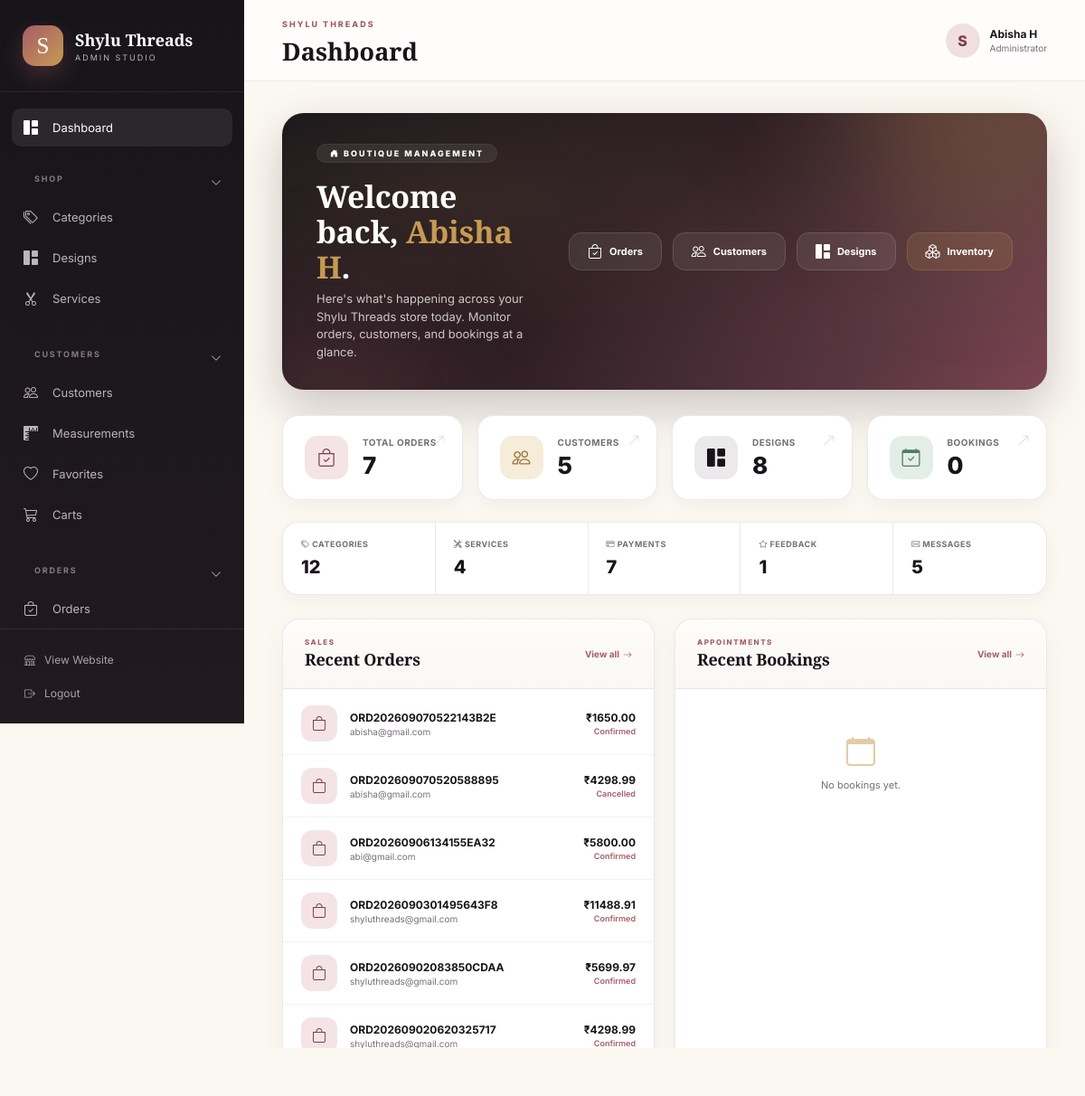
The app's page /custom-admin/ (signed in) with its own data.
### app/models.py (models this page shows, shortened)
class Order(models.Model):
    class OrderStatus(models.TextChoices):
        PENDING = "PENDING", "Pending"
        CONFIRMED = "CONFIRMED", "Confirmed"
        PROCESSING = "PROCESSING", "Processing"
        STITCHING = "STITCHING", "Stitching"
        READY = "READY", "Ready"
        SHIPPED = "SHIPPED", "Shipped"
        DELIVERED = "DELIVERED", "Delivered"
        CANCELLED = "CANCELLED", "Cancelled"
    class PaymentStatus(models.TextChoices):
        PENDING = "PENDING", "Pending"
        PAID = "PAID", "Paid"
        FAILED = "FAILED", "Failed"
        REFUNDED = "REFUNDED", "Refunded"
    class PaymentMethod(models.TextChoices):
        COD = "COD", "Cash on Delivery"
        CARD = "CARD", "Credit / Debit Card"
        UPI = "UPI", "UPI / QR Code"
        DEMO = "DEMO", "Demo Payment"
        RAZORPAY = "RAZORPAY", "Razorpay"
        STRIPE = "STRIPE", "Stripe"
    customer = models.ForeignKey(
        settings.AUTH_USER_MODEL,
        on_delete=models.PROTECT,
        related_name="orders"
    )
    order_number = models.CharField(max_length=30, unique=True, db_index=True)
    subtotal = models.DecimalField(max_digits=10, decimal_places=2, default=Decimal("0.00"))
    shipping_charge = models.DecimalField(max_digits=10, decimal_places=2, default=Decimal("0.00"))
    total_amount = models.DecimalField(max_digits=10, decimal_places=2, default=Decimal("0.00"))
    shipping_name = models.CharField(max_length=150)
    shipping_email = models.EmailField()
    shipping_phone = models.CharField(max_length=20)
    shipping_address = models.TextField()
    shipping_city = models.CharField(max_length=100, blank=True)
    shipping_state = models.CharField(max_length=100, blank=True)
    shipping_pincode = models.CharField(max_length=10, blank=True)
    payment_method = models.CharField(
        max_length=20,
        choices=PaymentMethod.choices,
        default=PaymentMethod.COD
    )
    payment_status = models.CharField(
        max_length=20,
        choices=PaymentStatus.choices,
        default=PaymentStatus.PENDING
    )
    order_status = models.CharField(
        max_length=20,
        choices=OrderStatus.choices,
        default=OrderStatus.PENDING
    )
    notes = models.TextField(blank=True)
    created_at = models.DateTimeField(auto_now_add=True)
    updated_at = models.DateTimeField(auto_now=True)
    class Meta:
        ordering = ["-created_at"]
        verbose_name = "Order"
        verbose_name_plural = "Orders"

### app/admin_views.py (the view)
# urls.py: path("", admin_views.custom_admin_dashboard, name="custom_admin_dashboard"),
@staff_required
def custom_admin_dashboard(request):
    counts = {key: model.objects.count() for key, model in ADMIN_MODELS.items()}
    context = {
        "counts": counts,
        "total_categories": Category.objects.count(),
        "total_designs": Design.objects.count(),
        "total_services": Service.objects.count(),
        "total_customers": CustomerProfile.objects.count(),
        "total_orders": Order.objects.count(),
        "total_bookings": Booking.objects.count(),
        "total_messages": ContactMessage.objects.count(),
        "total_feedback": Feedback.objects.count(),
        "total_payments": Payment.objects.count(),
        "recent_orders": Order.objects.select_related("customer").order_by("-created_at")[:6],
        "recent_bookings": Booking.objects.select_related("customer", "service").order_by("-created_at")[:5],
        "admin_groups": ADMIN_GROUPS,
    }
    return render(request, "custom_admin/dashboard.html", context)

### app/admin_views.py (called while the page is built)
def is_staff(user):
    return user.is_authenticated and (user.is_staff or user.is_superuser)

### app/templates/custom_admin/dashboard.html (shortened to what this page needs)
{% extends "custom_admin/base.html" %}
{% load admin_tags %}
{% block page_title %}Dashboard{% endblock %}
{% block content %}
<div class="dashboard-page">
    <div class="dash-hero">
        <div class="orb orb-1"></div>
        <div class="orb orb-2"></div>
        <div class="orb orb-3"></div>
        <div class="dash-hero-copy">
            <span class="eyebrow">
                <i class="bi bi-house-door-fill me-1"></i> Boutique Management
            </span>
            <h2>Welcome back, <em>{{ request.user.get_full_name|default:request.user.username }}</em>.</h2>
            <p>Here's what's happening across your Shylu Threads store today. Monitor orders, customers, and bookings at a glance.</p>
        </div>
        <div class="dash-hero-actions">
            <a href="{% url 'custom_admin_model_list' 'orders' %}" class="hero-quick-btn">
                <i class="bi bi-bag-check"></i> Orders
            </a>
            <a href="{% url 'custom_admin_model_list' 'customers' %}" class="hero-quick-btn">
                <i class="bi bi-people"></i> Customers
            </a>
            <a href="{% url 'custom_admin_model_list' 'designs' %}" class="hero-quick-btn">
                <i class="bi bi-grid-1x2-fill"></i> Designs
            </a>
            <a href="{% url 'custom_admin_inventory' %}" class="hero-quick-btn" style="background:rgba(199,154,82,.15);border-color:rgba(199,154,82,.25);">
                <i class="bi bi-boxes"></i> Inventory
            </a>
        </div>
    </div>
    <div class="stats-grid">
        <a href="{% url 'custom_admin_model_list' 'orders' %}" class="stat-card">
            <div class="stat-icon rose">
                <i class="bi bi-bag-check"></i>
            </div>
            <div class="stat-content">
                <span>Total Orders</span>
                <strong>{{ total_orders }}</strong>
            </div>
            <i class="bi bi-arrow-up-right stat-arrow"></i>
        </a>
        <a href="{% url 'custom_admin_model_list' 'customers' %}" class="stat-card">
            <div class="stat-icon gold">
                <i class="bi bi-people"></i>
            </div>
            <div class="stat-content">
                <span>Customers</span>
                <strong>{{ total_customers }}</strong>
            </div>
            <i class="bi bi-arrow-up-right stat-arrow"></i>
        </a>
        <a href="{% url 'custom_admin_model_list' 'designs' %}" class="stat-card">
            <div class="stat-icon dark">
                <i class="bi bi-grid-1x2-fill"></i>
            </div>
            <div class="stat-content">
                <span>Designs</span>
                <strong>{{ total_designs }}</strong>
            </div>
            <i class="bi bi-arrow-up-right stat-arrow"></i>
        </a>
        <a href="{% url 'custom_admin_model_list' 'bookings' %}" class="stat-card">
            <div class="stat-icon green">
                <i class="bi bi-calendar-check"></i>
            </div>
            <div class="stat-content">
                <span>Bookings</span>
                <strong>{{ total_bookings }}</strong>
            </div>
            <i class="bi bi-arrow-up-right stat-arrow"></i>
        </a>
    </div>
    <div class="mini-stats">
        <div>
            <span><i class="bi bi-tags me-1"></i> Categories</span>
            <strong>{{ total_categories }}</strong>
        </div>
        <div>
            <span><i class="bi bi-tools me-1"></i> Services</span>
            <strong>{{ total_services }}</strong>
        </div>
        <div>
            <span><i class="bi bi-credit-card me-1"></i> Payments</span>
            <strong>{{ total_payments }}</strong>
        </div>
        <div>
            <span><i class="bi bi-star me-1"></i> Feedback</span>
            <strong>{{ total_feedback }}</strong>
        </div>
        <div>
            <span><i class="bi bi-envelope me-1"></i> Messages</span>
            <strong>{{ total_messages }}</strong>
        </div>
    </div>
    <div class="dashboard-columns">
        <div class="admin-panel">
            <div class="panel-header">
                <div>
                    <span class="section-eyebrow">Sales</span>
                    <h3>Recent Orders</h3>
                </div>
                <a href="{% url 'custom_admin_model_list' 'orders' %}">
                    View all <i class="bi bi-arrow-right"></i>
                </a>
            </div>
            {% if recent_orders %}
                <div class="recent-list">
                    {% for order in recent_orders %}
                        <a href="{% url 'custom_admin_edit' 'orders' order.pk %}" class="recent-item">
                            <div class="recent-icon">
                                <i class="bi bi-bag"></i>
                            </div>
                            <div class="recent-info">
                                <strong>{{ order.order_number|default:order.pk }}</strong>
                                <span>{{ order.customer|default:"Guest Customer" }}</span>
                            </div>
                            <div class="recent-value">
                                <strong>₹{{ order.total_amount|default:"0.00" }}</strong>
                                <span>{{ order.get_order_status_display|default:order.order_status }}</span>
                            </div>
                        </a>
                    {% endfor %}
                </div>
            {% else %}
                <div class="empty-state">
                    <i class="bi bi-bag"></i>
                    <p>No orders yet.</p>
                </div>
            {% endif %}
        </div>
        <div class="admin-panel">
            <div class="panel-header">
                <div>
                    <span class="section-eyebrow">Appointments</span>
                    <h3>Recent Bookings</h3>
                </div>
                <a href="{% url 'custom_admin_model_list' 'bookings' %}">
                    View all <i class="bi bi-arrow-right"></i>
                </a>
            </div>
            {% if recent_bookings %}
                <div class="recent-list">
                    {% for booking in recent_bookings %}
                        <a href="{% url 'custom_admin_edit' 'bookings' booking.pk %}" class="recent-item">
                            <div class="recent-icon">
                                <i class="bi bi-calendar-event"></i>
                            </div>
                            <div class="recent-info">
                                <strong>{{ booking.customer|default:"Guest" }}</strong>
                                <span>{{ booking.service|default:"Custom Stitching" }}</span>
                            </div>
                            <div class="recent-value">
                                <strong>{{ booking.booking_date|date:"d M Y"|default:booking.booking_date }}</strong>
                                <span>{{ booking.get_status_display|default:booking.status }}</span>
                            </div>
                        </a>
                    {% endfor %}
                </div>
            {% else %}
                <div class="empty-state">
                    <i class="bi bi-calendar"></i>
                    <p>No bookings yet.</p>
                </div>
            {% endif %}
        </div>
    </div>
</div>
{% endblock %}

### app/templates/custom_admin/base.html (shortened to what this page needs)
{% load static %}
<!DOCTYPE html>
<html lang="en">
<head>
    <link rel="stylesheet" href="https://cdn.jsdelivr.net/npm/bootstrap-icons@1.11.3/font/bootstrap-icons.min.css">
    <link rel="stylesheet" href="{% static 'app/css/custom_admin/style.css' %}">
</head>
<body>
<div class="admin-layout">
    <aside class="admin-sidebar">
        <div class="sidebar-brand">
            <div class="brand-mark">S</div>
            <div>
                <h2>Shylu Threads</h2>
                <span>ADMIN STUDIO</span>
            </div>
        </div>
        <div class="sidebar-scroll">
            <a href="{% url 'custom_admin_dashboard' %}" class="dashboard-link {% if request.resolver_match.url_name == 'custom_admin_dashboard' %}active{% endif %}">
                <i class="bi bi-grid-1x2-fill"></i>
                <span>Dashboard</span>
            </a>
            {% for group in admin_groups %}
                <div class="nav-group" id="group-{{ forloop.counter }}">
                    <div class="nav-group-header" onclick="toggleGroup('group-{{ forloop.counter }}')">
                        <div class="nav-group-title mb-0">
                            {{ group.title }}
                        </div>
                        <i class="bi bi-chevron-down group-chevron"></i>
                    </div>
                    <div class="nav-group-items">
                        {% for item in group.items %}
                            {% with item_slug=item.0 item_title=item.1 item_icon=item.2 %}
                                <a href="{% if item_slug == 'inventory' %}{% url 'custom_admin_inventory' %}{% elif item_slug == 'stock-movements' %}{% url 'custom_admin_stock_history' %}{% else %}{% url 'custom_admin_model_list' item_slug %}{% endif %}"
                                   class="admin-nav-link ">
                                    <i class="bi {{ item_icon }}"></i>
                                    <span>{{ item_title }}</span>
                                </a>
                            {% endwith %}
                        {% endfor %}
                    </div>
                </div>
            {% endfor %}
        </div>
        <div class="sidebar-bottom">
            <a href="{% url 'home' %}" class="sidebar-bottom-link">
                <i class="bi bi-shop"></i>
                View Website
            </a>
            <a href="{% url 'custom_admin_logout' %}" class="sidebar-bottom-link logout-link">
                <i class="bi bi-box-arrow-right"></i>
                Logout
            </a>
        </div>
    </aside>
    <main class="admin-main">
        <header class="admin-topbar">
            <div class="d-flex align-items-center gap-3">
                <div>
                    <span class="topbar-label">SHYLU THREADS</span>
                    <h1>
                        {% block page_title %}Admin Studio{% endblock %}
                    </h1>
                </div>
            </div>
            <div class="admin-user">
                <div class="admin-user-icon">
                    {{ request.user.username|first|upper }}
                </div>
                <div>
                    <strong>
                        {{ request.user.get_full_name|default:request.user.username }}
                    </strong>
                    <span>Administrator</span>
                </div>
            </div>
        </header>
        <section class="admin-page">
            {% block content %}
            {% endblock %}
        </section>
    </main>
</div>
</body>
</html>

### app/templates/custom_admin/base.html (style rules this page uses)
.nav-group-header { display: flex; align-items: center; justify-content: space-between; cursor: pointer; padding: 0.5rem 0.75rem; user-select: none; border-radius: 8px; transition: background 0.2s ease; }
.nav-group-header .group-chevron { font-size: 0.75rem; transition: transform 0.3s cubic-bezier(0.4, 0, 0.2, 1); opacity: 0.7; }
.nav-group-items { max-height: 500px; overflow: hidden; transition: max-height 0.35s cubic-bezier(0.4, 0, 0.2, 1), opacity 0.25s ease; opacity: 1; }

### records on screen
Order: order_number "ORD202609070522143B2E", customer "abisha@gmail.com", total_amount "1650.00", order_status "Confirmed"
Order: order_number "ORD202609070520588895", customer "abisha@gmail.com", total_amount "4298.99", order_status "Cancelled"
Order: order_number "ORD20260906134155EA32", customer "abi@gmail.com", total_amount "5800.00", order_status "Confirmed"
Order: order_number "ORD2026090301495643F8", customer "shyluthreads@gmail.com", total_amount "11488.91", order_status "Confirmed"
Order: order_number "ORD20260902083850CDAA", customer "shyluthreads@gmail.com", total_amount "5699.97", order_status "Confirmed"
Order: order_number "ORD202609020620325717", customer "shyluthreads@gmail.com", total_amount "4298.99", order_status "Confirmed"

### other values on screen
{{ group.title }} "SHOP" "CUSTOMERS" "ORDERS"
{{ item_title }} "Categories" "Designs" "Services" "Customers" "Measurements" "Favorites" "Carts" "Orders"
{{ request.user.username|first|upper }} "S"
{{ request.user.get_full_name|default:request.user.username }} "Abisha H"
{{ total_orders }} "7"
{{ total_customers }} "5"
{{ total_designs }} "8"
{{ total_bookings }} "0"
{{ total_categories }} "12"
{{ total_services }} "4"
{{ total_payments }} "7"
{{ total_feedback }} "1"
{{ total_messages }} "5"
